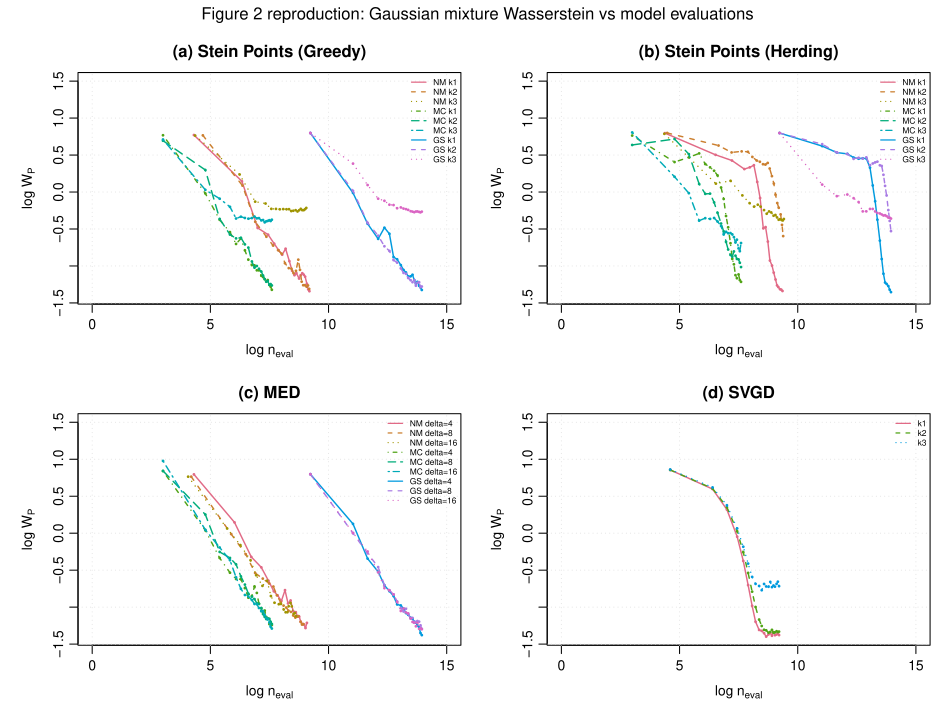

The R source for this figure:
## Wasserstein comparison on a Gaussian mixture
##
## Compares Stein Greedy, Stein Herding, MED, and SVGD on a two-component GMM.
## The output plots Wasserstein error against model evaluations.

replication_dir <- normalizePath(
  if (dir.exists(file.path("inst", "replication"))) file.path("inst", "replication") else ".",
  mustWork = FALSE
)
suppressPackageStartupMessages(library(steinsampling))

if (!requireNamespace("transport", quietly = TRUE)) {
  stop("Package 'transport' is required for Wasserstein distances.", call. = FALSE)
}

options("transport-CPLEX_no_warn" = TRUE)

script_file_arg <- grep("^--file=", commandArgs(FALSE), value = TRUE)
script_dir <- if (length(script_file_arg) > 0L) {
  normalizePath(dirname(sub("^--file=", "", script_file_arg[1L])),
    mustWork = FALSE
  )
} else {
  getwd()
}

with_timer <- function(label, expr) {
  cat(sprintf("  %-34s", label))
  t0 <- Sys.time()
  value <- force(expr)
  cat(sprintf(
    " [%.1fs]\n",
    as.numeric(difftime(Sys.time(), t0, units = "secs"))
  ))
  value
}

## ------------------------------------------------------------------
## Runtime settings
## ------------------------------------------------------------------

n_points <- 100L
n_ref <- 800L
n_checkpoints <- 20L
n_mc <- 20L
n_nm <- 3L
n_grid0 <- 100L
svgd_iter <- 100L

panels_to_run <- c("greedy", "herding", "med", "svgd")
optimizers_to_run <- c("NM", "MC", "GS")
kernels_to_run <- c("k1", "k2", "k3")

## ------------------------------------------------------------------
## Target distribution
## ------------------------------------------------------------------
gmm_mod <- gmm(
  nComp = 2,
  mu = matrix(c(-1.5, 0, 1.5, 0), 2, 2),
  sigma = array(diag(2), c(2, 2, 2)),
  weights = c(0.5, 0.5),
  d = 2
)

p_density <- function(X) {
  X <- if (is.null(dim(X))) matrix(X, ncol = 2) else as.matrix(X)
  likelihoodgmm(gmm_mod, X)
}

log_p_density <- function(X) log(pmax(p_density(X), .Machine$double.eps))
score_p <- get_score_evaluator(gmm_mod)

gmm_hessian_evaluator <- function(model) {
  precision_cache <- build_precision_cache(model)
  function(X) {
    X <- if (is.null(dim(X))) matrix(X, nrow = 1L) else as.matrix(X)
    n <- nrow(X)
    d <- model$d
    k <- model$nComp
    post <- posteriorgmm(model = model, X = X)
    comp_scores <- array(0, dim = c(n, d, k))
    score <- matrix(0, n, d)

    for (component_idx in seq_len(k)) {
      mean_k <- get_component_mean(model, component_idx)
      diff <- sweep(X, 2L, mean_k, "-")
      sk <- -diff %*% precision_cache[[component_idx]]
      comp_scores[, , component_idx] <- sk
      score <- score + sk * post[, component_idx]
    }

    hess <- array(0, dim = c(n, d, d))
    for (i in seq_len(n)) {
      Hi <- matrix(0, d, d)
      for (component_idx in seq_len(k)) {
        sk <- matrix(comp_scores[i, , component_idx], ncol = 1L)
        Hi <- Hi + post[i, component_idx] *
          (-precision_cache[[component_idx]] + sk %*% t(sk))
      }
      si <- matrix(score[i, ], ncol = 1L)
      hess[i, , ] <- Hi - si %*% t(si)
    }
    hess
  }
}

hess_log_p <- gmm_hessian_evaluator(gmm_mod)

## ------------------------------------------------------------------
## Kernels and optimizers
## ------------------------------------------------------------------
kernel_settings <- list(
  greedy = list(
    k1 = list(alpha = 1.0, beta = -0.5),
    k2 = list(alpha = 4.0, beta = -1.0),
    k3 = list(alpha = 2.0, beta = -0.1)
  ),
  herding = list(
    k1 = list(alpha = 0.5, beta = -0.7),
    k2 = list(alpha = 0.5, beta = -1.0),
    k3 = list(alpha = 0.5, beta = -0.7)
  ),
  svgd = list(
    k1 = list(alpha = 0.5, beta = -0.9),
    k2 = list(alpha = 2.0, beta = -1.0),
    k3 = list(alpha = 0.1, beta = -0.7)
  )
)

make_stein_kernel <- function(name, settings) {
  if (identical(name, "k1")) {
    return(stein_kernel(
      type = "imq", c = sqrt(settings$alpha),
      beta = settings$beta
    ))
  }
  if (identical(name, "k2")) {
    return(stein_kernel_inverse_log(
      alpha = settings$alpha,
      beta = settings$beta
    ))
  }
  if (identical(name, "k3")) {
    return(stein_kernel_imq_score(
      alpha = settings$alpha,
      beta = settings$beta,
      hess_log_p = hess_log_p
    ))
  }
  stop("Unknown kernel: ", name, call. = FALSE)
}

make_svgd_k3_kernel <- function(settings) {
  eval_fn <- function(X, Y = NULL, precon = NULL) {
    X <- as.matrix(X)
    Y <- if (is.null(Y)) X else as.matrix(Y)
    SX <- score_p(X)
    SY <- if (identical(X, Y)) SX else score_p(Y)
    (settings$alpha + compute_cross_squared_distance(SX, SY))^settings$beta
  }

  grad_x_fn <- function(X, Y = NULL, precon = NULL) {
    X <- as.matrix(X)
    Y <- if (is.null(Y)) X else as.matrix(Y)
    SX <- score_p(X)
    SY <- if (identical(X, Y)) SX else score_p(Y)
    HX <- hess_log_p(X)
    base <- settings$alpha + compute_cross_squared_distance(SX, SY)
    coef <- 2 * settings$beta * base^(settings$beta - 1)
    arr <- array(0, dim = c(nrow(X), nrow(Y), ncol(X)))
    for (i in seq_len(nrow(X))) {
      for (j in seq_len(nrow(Y))) {
        delta <- matrix(SX[i, ] - SY[j, ], ncol = 1L)
        arr[i, j, ] <- as.numeric(coef[i, j] * HX[i, , ] %*% delta)
      }
    }
    arr
  }

  trace_fn <- function(X, Y = NULL, precon = NULL) {
    X <- as.matrix(X)
    Y <- if (is.null(Y)) X else as.matrix(Y)
    matrix(0, nrow(X), nrow(Y))
  }

  custom_stein_kernel(eval_fn, grad_x_fn, trace_fn)
}

make_svgd_kernel <- function(name, settings) {
  if (identical(name, "k3")) {
    return(make_svgd_k3_kernel(settings))
  }
  make_stein_kernel(name, settings)
}

## ------------------------------------------------------------------
## MED helper
## ------------------------------------------------------------------
lb <- c(-5, -5)
ub <- c(5, 5)
mu0 <- c(0, 0)
Sigma0 <- 25 * diag(2)
delay <- 20L

stein_optimizers <- list(
  MC = fmin_mc(lb, ub,
    n_mc = n_mc, mu0 = mu0, Sigma0 = Sigma0,
    sigsq = 1, delay = delay
  ),
  NM = fmin_nm(lb, ub,
    n_res = n_nm, mu0 = mu0, Sigma0 = Sigma0,
    sigsq = 1, delay = delay,
    control = list(reltol = 1e-3, maxit = 200)
  ),
  GS = fmin_grid(lb, ub, n0 = n_grid0, grow = TRUE)
)

make_scalar_optimizer <- function(kind) {
  kind <- toupper(kind)
  if (identical(kind, "MC")) {
    return(function(f, X_curr) {
      X_mc <- sample_proposal_box(
        n_mc, lb, ub, mu0, Sigma0, 1,
        X_curr, delay
      )
      res <- f(X_mc)
      i <- which.min(res$f_vec)
      list(
        x_min = X_mc[i, ], f_min = res$f_vec[i],
        aux_min = res$aux_vec[i], n_eval = n_mc
      )
    })
  }

  if (identical(kind, "GS")) {
    return(function(f, X_curr) {
      d <- length(lb)
      n_g <- rep(n_grid0 + as.integer(round(sqrt(nrow(X_curr) + 1))), d)
      grid <- as.matrix(do.call(expand.grid, lapply(seq_len(d), function(j) {
        seq(lb[j], ub[j], length.out = n_g[j])
      })))
      dimnames(grid) <- NULL
      res <- f(grid)
      i <- which.min(res$f_vec)
      list(
        x_min = grid[i, ], f_min = res$f_vec[i],
        aux_min = res$aux_vec[i], n_eval = nrow(grid)
      )
    })
  }

  if (identical(kind, "NM")) {
    span <- ub - lb
    to_x <- function(th) lb + span * sin(th)^2
    to_theta <- function(x) asin(sqrt(pmin(pmax((x - lb) / span, 0), 1)))

    return(function(f, X_curr) {
      X0 <- sample_proposal_box(
        n_nm, lb, ub, mu0, Sigma0, 1,
        X_curr, delay
      )
      best_x <- X0[1L, ]
      best_val <- Inf
      n_eval <- 0L
      f_th <- function(th) f(matrix(to_x(th), nrow = 1L))$f_vec[1L]

      for (i in seq_len(nrow(X0))) {
        opt <- stats::optim(to_theta(X0[i, ]), f_th,
          method = "Nelder-Mead",
          control = list(reltol = 1e-3, maxit = 200)
        )
        n_eval <- n_eval + as.integer(opt$counts["function"])
        if (opt$value < best_val) {
          best_val <- opt$value
          best_x <- to_x(opt$par)
        }
      }

      final <- f(matrix(best_x, nrow = 1L))
      list(
        x_min = as.numeric(best_x), f_min = best_val,
        aux_min = final$aux_vec[1L], n_eval = n_eval + 1L
      )
    })
  }

  stop("Unknown optimizer: ", kind, call. = FALSE)
}

run_med <- function(n_total, delta, optimizer, seed = NULL) {
  run <- function() {
    X <- matrix(NA_real_, n_total, 2L)
    y <- numeric(n_total)
    n_eval <- integer(n_total)

    for (j in seq_len(n_total)) {
      X_curr <- X[seq_len(j - 1L), , drop = FALSE]
      obj <- function(X_new) {
        X_new <- as.matrix(X_new)
        fp <- pmax(p_density(X_new), .Machine$double.eps)
        if (j == 1L) {
          y_new <- fp^(1 / 4)
          return(list(f_vec = 1 / y_new, aux_vec = y_new))
        }
        y_new <- fp^(delta / 4)
        inv <- vapply(seq_len(j - 1L), function(i) {
          d_ij <- pmax(
            sqrt(rowSums(sweep(X_new, 2L, X[i, ], "-")^2)),
            .Machine$double.eps
          )
          1 / (y[i] * d_ij^delta)
        }, numeric(nrow(X_new)))
        if (is.null(dim(inv))) inv <- matrix(inv, nrow = nrow(X_new))
        list(f_vec = rowSums(inv) / y_new, aux_vec = y_new)
      }

      res <- optimizer(obj, X_curr)
      X[j, ] <- res$x_min
      y[j] <- res$aux_min
      n_eval[j] <- res$n_eval
    }

    list(
      X = X, n_eval = n_eval, cum_n_eval = cumsum(n_eval),
      method = "MED", delta = delta
    )
  }
  if (is.null(seed)) run() else with_local_seed(seed, run())
}

## ------------------------------------------------------------------
## Wasserstein reference and curve helpers
## ------------------------------------------------------------------
set.seed(2026L)
X_ref <- rgmm(gmm_mod, n = n_ref)
ref_measure <- transport::wpp(X_ref, rep(1 / n_ref, n_ref))

wass_to_ref <- function(X) {
  X <- as.matrix(X)
  if (anyDuplicated(X)) {
    X <- X + matrix(stats::rnorm(length(X), sd = 1e-10), nrow(X), ncol(X))
  }
  transport::wasserstein(
    transport::wpp(X, rep(1 / nrow(X), nrow(X))),
    ref_measure,
    p = 1,
    method = "networkflow"
  )
}

checkpoint_index <- function(n) {
  unique(pmax(1L, pmin(n, as.integer(round(seq(1, n,
    length.out =
      min(n, n_checkpoints)
  ))))))
}

prefix_curve <- function(result, panel, label) {
  idx <- checkpoint_index(nrow(result$X))
  w <- vapply(
    idx, function(i) wass_to_ref(result$X[seq_len(i), , drop = FALSE]),
    numeric(1)
  )
  data.frame(
    panel = panel,
    label = label,
    x = log(pmax(result$cum_n_eval[idx], 1)),
    y = log(pmax(w, .Machine$double.eps)),
    stringsAsFactors = FALSE
  )
}

grid_initial_points <- function(n, lb, ub) {
  side <- ceiling(sqrt(n))
  grid <- as.matrix(expand.grid(
    seq(lb[1L], ub[1L], length.out = side),
    seq(lb[2L], ub[2L], length.out = side)
  ))
  dimnames(grid) <- NULL
  grid[seq_len(n), , drop = FALSE]
}

svgd_curve <- function(kernel_name) {
  settings <- kernel_settings$svgd[[kernel_name]]
  kernel <- make_svgd_kernel(kernel_name, settings)
  obj <- svgd(kernel = kernel)
  X0 <- grid_initial_points(n_points, lb, ub)
  iter_idx <- unique(pmax(1L, as.integer(round(seq(1, svgd_iter,
    length.out =
      min(
        svgd_iter,
        n_checkpoints
      )
  )))))
  fit <- update_svgd(obj,
    x0 = X0, lnprob = score_p, n_iter = svgd_iter,
    stepsize = 0.1, alpha = 0.9, kernel = kernel,
    trace_iters = iter_idx
  )
  w <- vapply(fit$trace, wass_to_ref, numeric(1))
  data.frame(
    panel = "svgd",
    label = kernel_name,
    x = log(iter_idx * n_points),
    y = log(pmax(w, .Machine$double.eps)),
    stringsAsFactors = FALSE
  )
}

## ------------------------------------------------------------------
## Run the method grid
## ------------------------------------------------------------------
cat("Figure 2 GMM Wasserstein reproduction\n")
cat(sprintf(
  "  n=%d, reference=%d, checkpoints=%d\n",
  n_points, n_ref, n_checkpoints
))
cat(sprintf(
  "  optimizers=%s, kernels=%s, panels=%s\n\n",
  paste(optimizers_to_run, collapse = ","),
  paste(kernels_to_run, collapse = ","),
  paste(panels_to_run, collapse = ",")
))

curves <- list()
curve_id <- 0L

add_curve <- function(df) {
  curve_id <<- curve_id + 1L
  curves[[curve_id]] <<- df
  invisible(NULL)
}

for (panel_name in c("greedy", "herding")) {
  if (!panel_name %in% panels_to_run) next
  method <- if (identical(panel_name, "greedy")) "greedy" else "herding"
  for (opt_name in optimizers_to_run) {
    if (!opt_name %in% names(stein_optimizers)) next
    for (kernel_name in kernels_to_run) {
      settings <- kernel_settings[[panel_name]][[kernel_name]]
      if (is.null(settings)) next
      label <- sprintf("%s %s", opt_name, kernel_name)
      result <- with_timer(sprintf("%s %s", panel_name, label), {
        stein_points(
          score_p,
          make_stein_kernel(kernel_name, settings),
          n_points = n_points,
          d = 2,
          optimizer = stein_optimizers[[opt_name]],
          method = method,
          log_p = log_p_density,
          seed = 1000L + curve_id
        )
      })
      add_curve(prefix_curve(result, panel_name, label))
    }
  }
}

if ("med" %in% panels_to_run) {
  for (opt_name in optimizers_to_run) {
    for (delta in c(4, 8, 16)) {
      label <- sprintf("%s delta=%d", opt_name, delta)
      result <- with_timer(sprintf("med %s", label), {
        run_med(n_points, delta, make_scalar_optimizer(opt_name),
          seed = 2000L + curve_id
        )
      })
      add_curve(prefix_curve(result, "med", label))
    }
  }
}

if ("svgd" %in% panels_to_run) {
  for (kernel_name in kernels_to_run) {
    label <- sprintf("svgd %s", kernel_name)
    result <- with_timer(label, svgd_curve(kernel_name))
    add_curve(result)
  }
}

if (length(curves) == 0L) {
  stop("No curves were generated; check the panel, optimizer, and kernel settings.",
       call. = FALSE)
}

curve_df <- do.call(rbind, curves)

## ------------------------------------------------------------------
## Plot the method panels
## ------------------------------------------------------------------
panel_titles <- c(
  greedy = "(a) Stein Points (Greedy)",
  herding = "(b) Stein Points (Herding)",
  med = "(c) MED",
  svgd = "(d) SVGD"
)

plot_panel <- function(df, title) {
  if (nrow(df) == 0L) {
    plot.new()
    title(title)
    return(invisible(NULL))
  }
  labels <- unique(df$label)
  cols <- grDevices::hcl.colors(length(labels), palette = "Dark 3")
  ltys <- rep(1:6, length.out = length(labels))
  xlim <- c(0, max(15, ceiling(max(curve_df$x, na.rm = TRUE))))
  ylim <- range(curve_df$y, finite = TRUE)
  ylim <- range(c(-1.2, 1.5, ylim), finite = TRUE)
  plot(NA,
    xlim = xlim, ylim = ylim,
    xlab = expression(log ~ n[eval]),
    ylab = expression(log ~ W[P]),
    main = title
  )
  grid(col = "grey88")
  for (i in seq_along(labels)) {
    rows <- df[df$label == labels[i], ]
    rows <- rows[order(rows$x), ]
    lines(rows$x, rows$y, col = cols[i], lwd = 1.4, lty = ltys[i])
    points(rows$x, rows$y, col = cols[i], pch = 16, cex = 0.45)
  }
  legend("topright",
    legend = labels, col = cols, lty = ltys, lwd = 1.2,
    bty = "n", cex = 0.58
  )
}

out_pdf <- file.path(script_dir, "stein_point_wasserstein_in_neval_gmm.pdf")
pdf(out_pdf, width = 9.5, height = 7.2, bg = "white")
op <- par(
  mfrow = c(2, 2), mar = c(4.0, 4.2, 2.6, 1.0),
  oma = c(0.5, 0.5, 1.8, 0.2), mgp = c(2.4, 0.7, 0)
)
for (panel_name in names(panel_titles)) {
  plot_panel(
    curve_df[curve_df$panel == panel_name, , drop = FALSE],
    panel_titles[[panel_name]]
  )
}
mtext("Figure 2 reproduction: Gaussian mixture Wasserstein vs model evaluations",
  outer = TRUE, side = 3, line = 0.4, cex = 1.0
)
par(op)
dev.off()

cat(sprintf("\nSaved figure: %s\n", normalizePath(out_pdf)))
